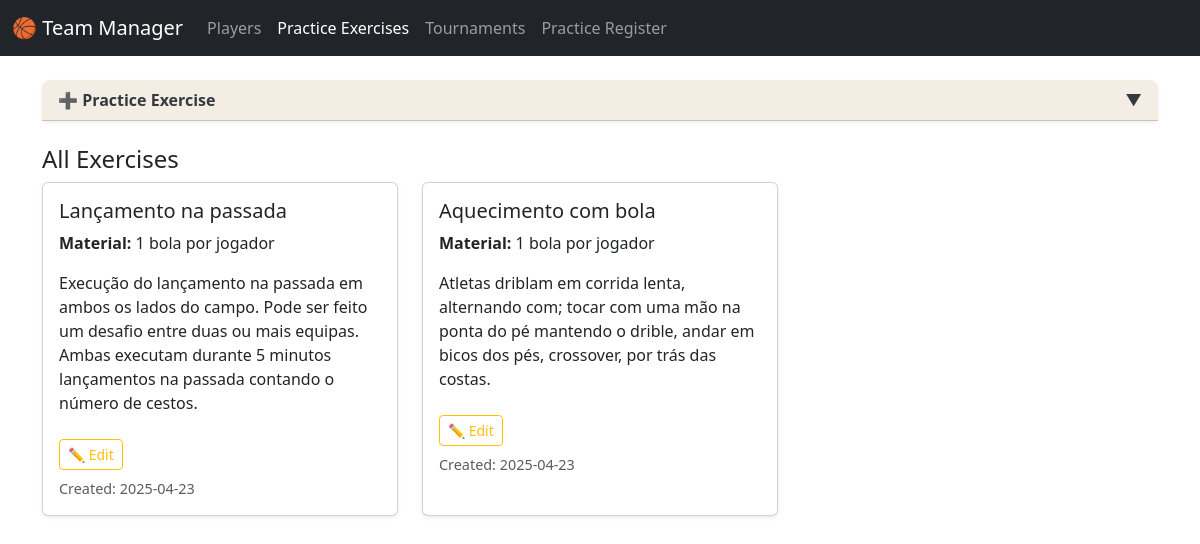
Screenshot of /practice-exercises with the database file from the repository.
### app.py (models this page shows)
class PracticeExerciseModel(db.Model):
    id = db.Column(db.Integer, primary_key=True)
    category = db.Column(db.String(100), nullable=False)
    needed_material = db.Column(db.String(200))
    execution_description = db.Column(db.Text)
    image1 = db.Column(db.String(255))
    image2 = db.Column(db.String(255))
    image3 = db.Column(db.String(255))
    image4 = db.Column(db.String(255))
    creation_date = db.Column(db.DateTime, default=lambda: datetime.now(timezone.utc))

### app.py (the view, shortened to what this page needs)
@app.route('/practice-exercises', methods=['GET', 'POST'])
def practice_exercises():
    open_form = request.args.get('open') == 'form'
    exercises = PracticeExerciseModel.query.order_by(PracticeExerciseModel.creation_date.desc()).all()
    return render_template('practice_exercises.html', exercises=exercises, open_form=open_form)

### templates/practice_exercises.html (shortened to what this page needs)
<!DOCTYPE html>
<html>
<head>
  <link href="https://cdn.jsdelivr.net/npm/bootstrap@5.3.3/dist/css/bootstrap.min.css" rel="stylesheet">
</head>
<body>
<nav class="navbar navbar-expand-lg navbar-dark bg-dark mb-4">
  <div class="container-fluid">
    <a class="navbar-brand" href="/">🏀 Team Manager</a>
    <div class="collapse navbar-collapse">
      <ul class="navbar-nav me-auto">
        <li class="nav-item"><a class="nav-link" href="/players">Players</a></li>
        <li class="nav-item"><a class="nav-link active" href="/practice-exercises">Practice Exercises</a></li>
        <li class="nav-item"><a class="nav-link" href="/tournaments">Tournaments</a></li>
        <li class="nav-item"><a class="nav-link" href="/practice-register">Practice Register</a></li>
      </ul>
    </div>
  </div>
</nav>
<div class="container">
    <div class="card mb-4 border-0 shadow-sm">
      <div class="card-header d-flex justify-content-between align-items-center"
          style="cursor: pointer; background-color: #f4ede4; color: #343a40; font-weight: bold; border-radius: .5rem .5rem 0 0;"
          onclick="toggleForm()">
        <span>➕ Practice Exercise</span>
        <span id="toggleIcon">▼</span>
      </div>
    </div>
  <h4>All Exercises</h4>
  <div class="row">
    {% for e in exercises %}
      <div class="col-md-6 col-lg-4 mb-4">
        <div class="card shadow-sm h-100">
          <div class="card-body">
            <h5 class="card-title">{{ e.category }}</h5>
            <p class="card-text"><strong>Material:</strong> {{ e.needed_material }}</p>
            <p class="card-text">{{ e.execution_description }}</p>
            <a href="/practice-exercise/{{ e.id }}/edit" class="btn btn-outline-warning btn-sm mt-2">✏️ Edit</a>
            <p class="text-muted mt-2 mb-0" style="font-size: 0.9em;">
              Created: {{ e.creation_date.strftime('%Y-%m-%d') }}
            </p>
          </div>
        </div>
      </div>
    {% endfor %}
  </div>
</div>
</body>
</html>

### rows the page displays
PracticeExerciseModel: category "Lançamento na passada", needed_material "1 bola por jogador", execution_description "Execução do lançamento na passada em ambos os lados do campo. Pode ser feito um desafio entre duas ou mais equipas. Ambas executam durante 5 minutos lançamentos na passada contando o número de cestos.", creation_date "2025-04-23"
PracticeExerciseModel: category "Aquecimento com bola", needed_material "1 bola por jogador", execution_description "Atletas driblam em corrida lenta, alternando com; tocar com uma mão na ponta do pé mantendo o drible, andar em bicos dos pés, crossover, por trás das costas.", creation_date "2025-04-23"
